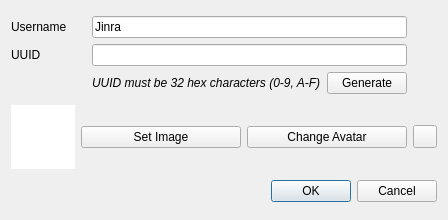
<?xml version="1.0" encoding="UTF-8"?>
<ui version="4.0">
 <class>NewUserDialog</class>
 <widget class="QDialog" name="NewUserDialog">
  <property name="geometry">
   <rect>
    <x>0</x>
    <y>0</y>
    <width>448</width>
    <height>220</height>
   </rect>
  </property>
  <property name="windowTitle">
   <string>New User</string>
  </property>
  <layout class="QGridLayout" name="gridLayout_2">
   <item row="2" column="1" colspan="3">
    <widget class="QDialogButtonBox" name="buttonBox">
     <property name="orientation">
      <enum>Qt::Orientation::Horizontal</enum>
     </property>
     <property name="standardButtons">
      <set>QDialogButtonBox::StandardButton::Cancel|QDialogButtonBox::StandardButton::Ok</set>
     </property>
    </widget>
   </item>
   <item row="1" column="2">
    <widget class="QPushButton" name="setAvatar">
     <property name="text">
      <string>Change Avatar</string>
     </property>
    </widget>
   </item>
   <item row="1" column="1">
    <widget class="QPushButton" name="selectImage">
     <property name="text">
      <string>Set Image</string>
     </property>
    </widget>
   </item>
   <item row="1" column="3">
    <widget class="QToolButton" name="revert">
     <property name="text">
      <string/>
     </property>
    </widget>
   </item>
   <item row="0" column="0" colspan="4">
    <layout class="QGridLayout" name="gridLayout">
     <item row="1" column="0">
      <widget class="QLabel" name="label">
       <property name="text">
        <string>UUID</string>
       </property>
      </widget>
     </item>
     <item row="0" column="1" colspan="2">
      <widget class="QLineEdit" name="username">
       <property name="text">
        <string>Jinra</string>
       </property>
      </widget>
     </item>
     <item row="1" column="1" colspan="2">
      <widget class="QLineEdit" name="uuid"/>
     </item>
     <item row="0" column="0">
      <widget class="QLabel" name="label_2">
       <property name="text">
        <string>Username</string>
       </property>
      </widget>
     </item>
     <item row="2" column="1">
      <widget class="QLabel" name="label_3">
       <property name="font">
        <font>
         <italic>true</italic>
        </font>
       </property>
       <property name="text">
        <string>UUID must be 32 hex characters (0-9, A-F)</string>
       </property>
      </widget>
     </item>
     <item row="2" column="2">
      <widget class="QPushButton" name="generate">
       <property name="text">
        <string>Generate</string>
       </property>
      </widget>
     </item>
     <item row="1" column="3">
      <widget class="QLabel" name="uuidVerified">
       <property name="sizePolicy">
        <sizepolicy hsizetype="Fixed" vsizetype="Preferred">
         <horstretch>0</horstretch>
         <verstretch>0</verstretch>
        </sizepolicy>
       </property>
       <property name="minimumSize">
        <size>
         <width>24</width>
         <height>0</height>
        </size>
       </property>
      </widget>
     </item>
     <item row="0" column="3">
      <widget class="QLabel" name="usernameVerified">
       <property name="text">
        <string/>
       </property>
      </widget>
     </item>
    </layout>
   </item>
   <item row="1" column="0">
    <widget class="QGraphicsView" name="image">
     <property name="sizePolicy">
      <sizepolicy hsizetype="Expanding" vsizetype="Expanding">
       <horstretch>0</horstretch>
       <verstretch>0</verstretch>
      </sizepolicy>
     </property>
     <property name="minimumSize">
      <size>
       <width>64</width>
       <height>64</height>
      </size>
     </property>
     <property name="maximumSize">
      <size>
       <width>64</width>
       <height>64</height>
      </size>
     </property>
     <property name="frameShape">
      <enum>QFrame::Shape::NoFrame</enum>
     </property>
     <property name="frameShadow">
      <enum>QFrame::Shadow::Plain</enum>
     </property>
     <property name="verticalScrollBarPolicy">
      <enum>Qt::ScrollBarPolicy::ScrollBarAlwaysOff</enum>
     </property>
     <property name="horizontalScrollBarPolicy">
      <enum>Qt::ScrollBarPolicy::ScrollBarAlwaysOff</enum>
     </property>
     <property name="interactive">
      <bool>false</bool>
     </property>
    </widget>
   </item>
  </layout>
 </widget>
 <resources/>
 <connections>
  <connection>
   <sender>buttonBox</sender>
   <signal>accepted()</signal>
   <receiver>NewUserDialog</receiver>
   <slot>accept()</slot>
   <hints>
    <hint type="sourcelabel">
     <x>248</x>
     <y>254</y>
    </hint>
    <hint type="destinationlabel">
     <x>157</x>
     <y>274</y>
    </hint>
   </hints>
  </connection>
  <connection>
   <sender>buttonBox</sender>
   <signal>rejected()</signal>
   <receiver>NewUserDialog</receiver>
   <slot>reject()</slot>
   <hints>
    <hint type="sourcelabel">
     <x>316</x>
     <y>260</y>
    </hint>
    <hint type="destinationlabel">
     <x>286</x>
     <y>274</y>
    </hint>
   </hints>
  </connection>
 </connections>
</ui>
